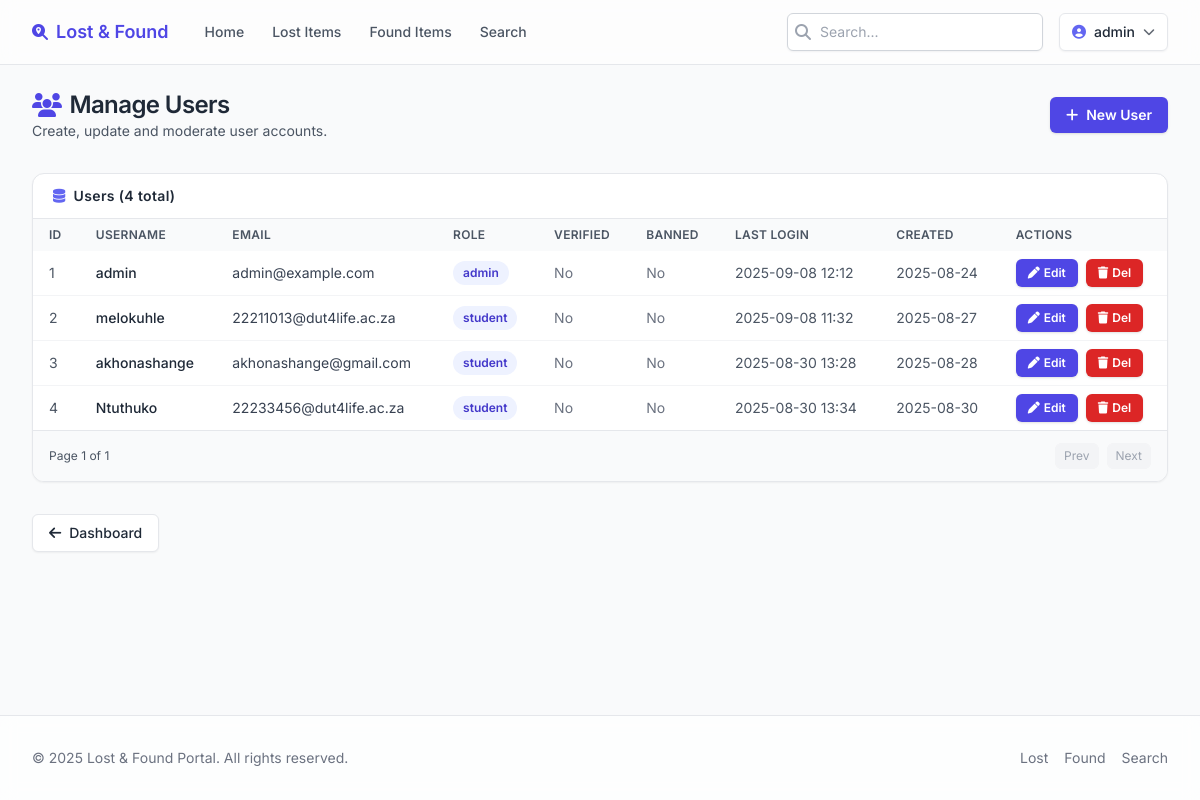
/admin/users (signed in), run on an earlier commit of the app's database.
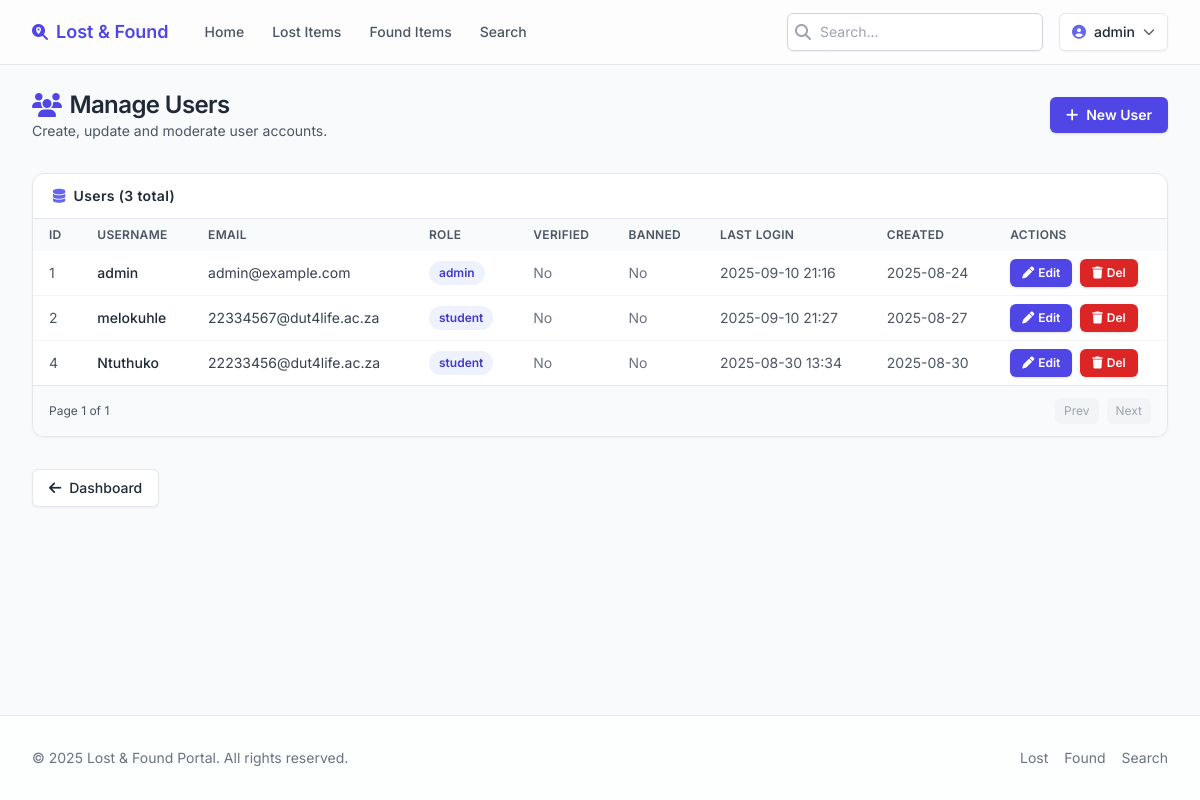
And on a later commit of the database.
### models.py (models this page shows, shortened)
class User(UserMixin, db.Model):
    __tablename__ = 'users'
    id = db.Column(db.Integer, primary_key=True)
    username = db.Column(db.String(80), unique=True, nullable=False)
    email = db.Column(db.String(120), unique=True, nullable=False)
    password_hash = db.Column(db.String(255), nullable=False)
    role = db.Column(db.String(20), default='student')  # 'student' or 'admin'
    is_verified = db.Column(db.Boolean, default=False)
    is_banned = db.Column(db.Boolean, default=False)
    created_at = db.Column(db.DateTime, default=db.func.current_timestamp())
    last_login = db.Column(db.DateTime, nullable=True)

### app.py (the view)
@app.route('/admin/users')
@login_required
@admin_required
def admin_users():
    page = request.args.get('page', 1, type=int)
    users = User.query.paginate(page=page, per_page=20, error_out=False)
    delete_forms = {user.id: DeleteUserForm() for user in users.items}
    return render_template('admin_users.html',
                         title='Manage Users',
                         users=users,
                         delete_forms=delete_forms)

### forms.py
class DeleteUserForm(FlaskForm):
    submit = SubmitField('Delete')

### __init__.py (called while the page is built)
def create_app():
    app = Flask(__name__)
    app.config.from_object(Config)
    db.init_app(app)
    login_manager.init_app(app)
    login_manager.login_view = 'login'
    login_manager.login_message = 'Please log in to access this page.'
    @login_manager.user_loader
    def load_user(user_id):
        from models import User
        return User.query.get(int(user_id))
    with app.app_context():
        import models
        db.create_all()
        from models import User
        admin_user = User.query.filter_by(username='admin').first()
        if not admin_user:
            admin_user = User(username='admin', email='admin@example.com', role='admin')
            admin_user.set_password('admin123')
            db.session.add(admin_user)
            db.session.commit()
    return app

### app.py (called while the page is built)
def admin_required(f):
    from functools import wraps
    @wraps(f)
    def decorated_function(*args, **kwargs):
        if not current_user.is_authenticated or current_user.role != 'admin':
            flash('You need admin privileges to access this page.', 'error')
            return redirect(url_for('login'))
        return f(*args, **kwargs)
    return decorated_function

### templates/admin_users.html (shortened to what this page needs)
{% extends "base.html" %}
{% block content %}
<div class="space-y-8">
    <div class="flex flex-col gap-3 md:flex-row md:items-center md:justify-between">
        <div>
            <h1 class="text-2xl font-semibold tracking-tight flex items-center gap-2"><i class="fas fa-users text-primary-600"></i><span>Manage Users</span></h1>
            <p class="text-sm text-gray-600">Create, update and moderate user accounts.</p>
        </div>
        <a href="{{ url_for('admin_create_user') }}" class="inline-flex items-center gap-2 rounded-md bg-primary-600 px-4 py-2 text-sm font-semibold text-white shadow hover:bg-primary-700"><i class="fas fa-plus"></i>New User</a>
    </div>
    <div class="rounded-xl border border-gray-200 bg-white shadow-sm overflow-hidden">
        <div class="flex items-center justify-between border-b px-5 py-3">
            <h2 class="text-sm font-semibold tracking-wide flex items-center gap-2"><i class="fas fa-database text-primary-500"></i>Users ({{ users.total }} total)</h2>
        </div>
        <div class="overflow-x-auto">
            {% if users.items %}
            <table class="min-w-full text-sm">
                <thead class="bg-gray-50 text-left text-xs uppercase tracking-wide text-gray-600">
                    <tr>
                        <th class="px-4 py-2 font-semibold">ID</th>
                        <th class="px-4 py-2 font-semibold">Username</th>
                        <th class="px-4 py-2 font-semibold">Email</th>
                        <th class="px-4 py-2 font-semibold">Role</th>
                        <th class="px-4 py-2 font-semibold">Verified</th>
                        <th class="px-4 py-2 font-semibold">Banned</th>
                        <th class="px-4 py-2 font-semibold">Last Login</th>
                        <th class="px-4 py-2 font-semibold">Created</th>
                        <th class="px-4 py-2 font-semibold">Actions</th>
                    </tr>
                </thead>
                <tbody class="divide-y divide-gray-100">
                    {% for user in users.items %}
                    <tr class="hover:bg-gray-50/70">
                        <td class="px-4 py-2 text-gray-600">{{ user.id }}</td>
                        <td class="px-4 py-2 font-medium text-gray-800">{{ user.username }}</td>
                        <td class="px-4 py-2 text-gray-700">{{ user.email }}</td>
                        <td class="px-4 py-2">
                            <span class="inline-flex rounded-full bg-primary-50 px-2.5 py-1 text-xs font-semibold text-primary-700">{{ user.role }}</span>
                        </td>
                        <td class="px-4 py-2">{% if user.is_verified %}<span class="text-emerald-600 font-medium">Yes</span>{% else %}<span class="text-gray-500">No</span>{% endif %}</td>
                        <td class="px-4 py-2">{% if user.is_banned %}<span class="text-red-600 font-medium">Yes</span>{% else %}<span class="text-gray-500">No</span>{% endif %}</td>
                        <td class="px-4 py-2 text-gray-600">{{ user.last_login.strftime('%Y-%m-%d %H:%M') if user.last_login else 'Never' }}</td>
                        <td class="px-4 py-2 text-gray-600">{{ user.created_at.strftime('%Y-%m-%d') }}</td>
                        <td class="px-4 py-2">
                            <div class="flex items-center gap-2">
                                <a href="{{ url_for('admin_edit_user', user_id=user.id) }}" class="inline-flex items-center rounded-md bg-indigo-600 px-3 py-1.5 text-xs font-semibold text-white shadow hover:bg-indigo-700"><i class="fas fa-pen mr-1"></i>Edit</a>
                                <form method="POST" action="{{ url_for('admin_delete_user', user_id=user.id) }}" onsubmit="return confirm('Delete this user?');">
                                    <button type="submit" class="inline-flex items-center rounded-md bg-red-600 px-3 py-1.5 text-xs font-semibold text-white shadow hover:bg-red-700"><i class="fas fa-trash mr-1"></i>Del</button>
                                </form>
                            </div>
                        </td>
                    </tr>
                    {% endfor %}
                </tbody>
            </table>
            {% else %}
            <p class="p-6 text-center text-sm text-gray-500">No users found.</p>
            {% endif %}
        </div>
        {% if users.items %}
        <div class="border-t bg-gray-50 px-4 py-3 flex items-center justify-between text-xs text-gray-600">
            <div>Page {{ users.page }} of {{ users.pages }}</div>
            <div class="flex items-center gap-2">
                {% if users.has_prev %}
                <a href="{{ url_for('admin_users', page=users.prev_num) }}" class="inline-flex items-center rounded-md border border-gray-200 bg-white px-2 py-1 font-medium hover:bg-gray-50">Prev</a>
                {% else %}
                <span class="inline-flex items-center rounded-md border border-gray-100 bg-gray-100 px-2 py-1 text-gray-400">Prev</span>
                {% endif %}
                {% if users.has_next %}
                <a href="{{ url_for('admin_users', page=users.next_num) }}" class="inline-flex items-center rounded-md border border-gray-200 bg-white px-2 py-1 font-medium hover:bg-gray-50">Next</a>
                {% else %}
                <span class="inline-flex items-center rounded-md border border-gray-100 bg-gray-100 px-2 py-1 text-gray-400">Next</span>
                {% endif %}
            </div>
        </div>
        {% endif %}
    </div>
    <div>
        <a href="{{ url_for('admin_dashboard') }}" class="inline-flex items-center gap-2 rounded-md border border-gray-200 bg-white px-4 py-2 text-sm font-medium shadow-sm hover:bg-gray-50"><i class="fas fa-arrow-left"></i>Dashboard</a>
    </div>
</div>
{% endblock %}

### templates/base.html (shortened to what this page needs)
<!DOCTYPE html>
<html lang="en" class="h-full">
<head>
    <script src="https://cdn.tailwindcss.com?plugins=forms,typography,aspect-ratio"></script>
    <link rel="stylesheet" href="https://cdnjs.cloudflare.com/ajax/libs/font-awesome/6.4.0/css/all.min.css" />
</head>
<body class="min-h-full bg-gray-50 text-gray-800 flex flex-col">
    <header class="sticky top-0 z-40 border-b bg-white/80 backdrop-blur supports-[backdrop-filter]:bg-white/60">
        <div class="max-w-7xl mx-auto px-4 sm:px-6 lg:px-8">
            <div class="flex h-16 items-center justify-between gap-4">
                <div class="flex items-center gap-6">
                    <a href="{{ url_for('index') }}" class="flex items-center gap-2 font-semibold text-primary-600 hover:text-primary-700">
                        <i class="fas fa-search-location"></i>
                        <span class="text-lg">Lost &amp; Found</span>
                    </a>
                    <nav class="hidden md:flex gap-1">
                        <a href="{{ url_for('index') }}" class="px-3 py-2 text-sm font-medium rounded-md {{ 'bg-primary-50 text-primary-700' if request.endpoint=='index' else 'text-gray-600 hover:text-gray-900 hover:bg-gray-100' }}">Home</a>
                        <a href="{{ url_for('browse_lost_items') }}" class="px-3 py-2 text-sm font-medium rounded-md {{ 'bg-primary-50 text-primary-700' if request.endpoint=='browse_lost_items' else 'text-gray-600 hover:text-gray-900 hover:bg-gray-100' }}">Lost Items</a>
                        <a href="{{ url_for('browse_found_items') }}" class="px-3 py-2 text-sm font-medium rounded-md {{ 'bg-primary-50 text-primary-700' if request.endpoint=='browse_found_items' else 'text-gray-600 hover:text-gray-900 hover:bg-gray-100' }}">Found Items</a>
                        <a href="{{ url_for('search_items') }}" class="px-3 py-2 text-sm font-medium rounded-md {{ 'bg-primary-50 text-primary-700' if request.endpoint=='search_items' else 'text-gray-600 hover:text-gray-900 hover:bg-gray-100' }}">Search</a>
                    </nav>
                </div>
                <div class="flex items-center gap-4">
                    <form action="{{ url_for('search_items') }}" method="get" class="hidden lg:block">
                        <label class="relative block">
                            <span class="absolute inset-y-0 left-0 flex items-center pl-2 text-gray-400"><i class="fas fa-search"></i></span>
                            <input name="query" placeholder="Search..." class="w-64 rounded-md border border-gray-300 bg-white py-2 pl-8 pr-3 text-sm placeholder-gray-400 shadow-sm focus:border-primary-500 focus:ring-2 focus:ring-primary-500/50" />
                        </label>
                    </form>
                    {% if current_user.is_authenticated %}
                        <div class="relative" id="user-menu-wrapper">
                            <button id="user-menu-button" type="button" class="flex items-center gap-2 rounded-md border border-gray-200 bg-white px-3 py-2 text-sm font-medium shadow-sm hover:bg-gray-50 focus:outline-none focus:ring-2 focus:ring-primary-500">
                                <i class="fas fa-user-circle text-primary-500"></i>
                                <span class="hidden sm:inline">{{ current_user.username }}</span>
                                <i class="fas fa-chevron-down text-xs opacity-70"></i>
                            </button>
                        </div>
                    {% else %}
                        <a href="{{ url_for('login') }}" class="rounded-md bg-primary-600 px-4 py-2 text-sm font-semibold text-white shadow hover:bg-primary-700 focus:outline-none focus:ring-2 focus:ring-primary-500">Login</a>
                    {% endif %}
                </div>
            </div>
        </div>
    </header>
    <main class="flex-1 w-full max-w-7xl mx-auto px-4 sm:px-6 lg:px-8 py-6">
        {% block content %}{% endblock %}
    </main>
    <footer class="mt-16 border-t bg-white/70 backdrop-blur">
        <div class="max-w-7xl mx-auto px-4 sm:px-6 lg:px-8 py-8">
            <div class="flex flex-col md:flex-row items-center justify-between gap-4 text-sm text-gray-500">
                <p>&copy; {{ current_year if current_year else '2025' }} Lost &amp; Found Portal. All rights reserved.</p>
                <div class="flex items-center gap-4">
                    <a href="{{ url_for('browse_lost_items') }}" class="hover:text-gray-800">Lost</a>
                    <a href="{{ url_for('browse_found_items') }}" class="hover:text-gray-800">Found</a>
                    <a href="{{ url_for('search_items') }}" class="hover:text-gray-800">Search</a>
                </div>
            </div>
        </div>
    </footer>
</body>
</html>

### templates/base.html (style rules this page uses)
body { font-family: 'Inter', ui-sans-serif, system-ui; }

What changed in the data, as far as the page shows it:
removed User: id "3", username "akhonashange", email "akhonashange@gmail.com", role "student", is_verified "No", is_banned "No", last_login "2025-08-30 13:28", created_at "2025-08-28"
changed User "admin": last_login "2025-09-08 12:12" → "2025-09-10 21:16"
changed User "melokuhle": email "22211013@dut4life.ac.za" → "22334567@dut4life.ac.za"; last_login "2025-09-08 11:32" → "2025-09-10 21:27"
Also different on the page:
{{ users.total }}: "4" → "3"
